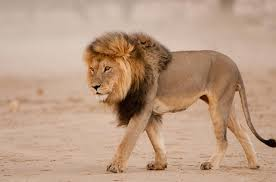
#> input picture read_only/lion.jpg, 276 x 182 px
$ jupyter execute Demo.ipynb
#> lines starting #> are read from the running program, lines starting #| are printed output that depends on the picture
# Pillow

[cell 1]
import PIL
from PIL import Image
from PIL import ImageFilter
from IPython.display import display

[cell 2]
orginal_lion = Image.open('read_only/lion.jpg')
#> orginal_lion is the input picture: PIL image 276x182 RGB; mean R, G, B 187.5, 156, 132.7
print(orginal_lion.format,orginal_lion.size,orginal_lion.mode)
#| JPEG (276, 182) RGB
display(orginal_lion)

# Thumbnail

[cell 3]
size = (128,128)
saved = "read_only/tumbnailLion.jpg"
try:
    orginal_image = Image.open('read_only/lion.jpg')
except:
    print("unable to load image")

orginal_image.thumbnail(size)
orginal_image.save(saved)
display(orginal_image)

# Gray Scale

[cell 4]
grayScale_lion = orginal_lion.convert("L")
grayScale_lion.save("read_only/grayScale_lion.jpg")
display(grayScale_lion)

 # Blure Filter

[cell 5]
blured_lion = orginal_lion.filter(ImageFilter.BLUR)
blured_lion.save('read_only/blured_lion.jpg')
display(blured_lion)

[cell 6]
blured_gray_lion = grayScale_lion.filter(ImageFilter.BLUR)
blured_gray_lion.save('read_only/blured_gray_lion.jpg')
display(blured_gray_lion)

# Contour Filter

[cell 7]
contour_lion = orginal_lion.filter(ImageFilter.CONTOUR)
contour_lion.save('read_only/contour_lion.jpg')
display(contour_lion)

# Detail Filter

[cell 8]
detail_lion = orginal_lion.filter(ImageFilter.DETAIL)
detail_lion.save('read_only/detail_lion.jpg')
display(orginal_lion)
display(detail_lion)

# Edge enhance Filter

[cell 9]
edgeEnhance_lion = orginal_lion.filter(ImageFilter.EDGE_ENHANCE)
edgeEnhance_lion.save('read_only/edgeEnhance_lion.jpg')
display(orginal_lion)
display(edgeEnhance_lion)

# Edge enhance more Filter

[cell 10]
edgeEnhanceMore_lion = orginal_lion.filter(ImageFilter.EDGE_ENHANCE_MORE)
edgeEnhanceMore_lion.save('read_only/edgeEnhanceMore_lion.jpg')
display(orginal_lion)
display(edgeEnhanceMore_lion)

# Emboss Filter

[cell 11]
emboss_lion = orginal_lion.filter(ImageFilter.EMBOSS)
emboss_lion.save('read_only/emboss_lion.jpg')
display(orginal_lion)
display(emboss_lion)

# Find Egages Filter

[cell 12]
findEgaes_lion = orginal_lion.filter(ImageFilter.FIND_EDGES)
findEgaes_lion.save('read_only/findEgaes_lion.jpg')
display(orginal_lion)
display(findEgaes_lion)

[cell 13]
findEgaes_grayScale_lion = grayScale_lion.filter(ImageFilter.FIND_EDGES)
findEgaes_grayScale_lion.save('read_only/findEgaes_grayScale_lion.jpg')
display(grayScale_lion)
display(findEgaes_grayScale_lion)

# Smooth Filter

[cell 14]
smooth_lion = orginal_lion.filter(ImageFilter.SMOOTH)
smooth_lion.save('read_only/smooth_lion.jpg')
display(orginal_lion)
display(smooth_lion)

# Smooth more Filter

[cell 15]
smoothMore_lion = orginal_lion.filter(ImageFilter.SMOOTH_MORE)
smoothMore_lion.save('read_only/smoothMore_lion.jpg')
display(orginal_lion)
display(smooth_lion)
display(smoothMore_lion)

# Sharpen Filter

[cell 16]
sharpen_lion = orginal_lion.filter(ImageFilter.SHARPEN)
sharpen_lion.save('read_only/sharpen_lion.jpg')
display(orginal_lion)
display(sharpen_lion)

# Crop

[cell 17]
orginal_lion.size
#> Out = (276, 182)

[cell 18]
croped = orginal_lion.crop((80,45,150,100))
display(croped)

# Resize

[cell 19]
resized_lion = orginal_lion.resize((500,500))
display(resized_lion)

# Drow Lines

[cell 20]
from PIL import ImageDraw

[cell 21]
image = orginal_lion.copy()
drow_lion = ImageDraw.Draw(image)
drow_lion.line((0,0,276,182),fill=(255,255,255))
drow_lion.line((0,182,276,0),fill=(255,255,255))
#image.show(drow_lion)

# Rotation

[cell 22]
rotated_lion_90 = orginal_lion.rotate(90)
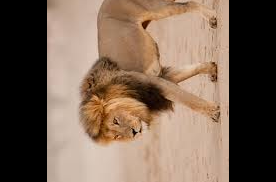
#> rotated_lion_90: PIL image 276x182 RGB; mean R, G, B 121.8, 100.4, 84.2
display(orginal_lion)
display(rotated_lion_90)

[cell 23]
rotated_lion_180 = orginal_lion.rotate(180)
display(orginal_lion)
display(rotated_lion_180)

# Transpose

[cell 24]
bildInRotated_lion_90 = orginal_lion.transpose(Image.ROTATE_90)
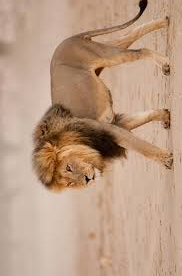
#> bildInRotated_lion_90: PIL image 182x276 RGB; mean R, G, B 187.5, 156, 132.7
display(orginal_lion)
display(bildInRotated_lion_90)

[cell 25]
bildInRotated_lion_180 = orginal_lion.transpose(Image.ROTATE_180)
display(orginal_lion)
display(bildInRotated_lion_180)

[cell 26]
bildInRotated_lion_270 = orginal_lion.transpose(Image.ROTATE_270)
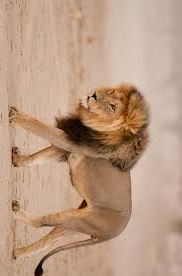
#> bildInRotated_lion_270: PIL image 182x276 RGB; mean R, G, B 187.5, 156, 132.7
display(orginal_lion)
display(bildInRotated_lion_270)

[cell 27]
flipLeftRight_lion = orginal_lion.transpose(Image.FLIP_LEFT_RIGHT)
display(orginal_lion)
display(flipLeftRight_lion)

[cell 28]
flipTopBottom_lion = orginal_lion.transpose(Image.FLIP_TOP_BOTTOM)
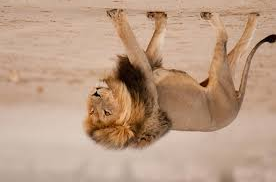
#> flipTopBottom_lion: PIL image 276x182 RGB; mean R, G, B 187.5, 156, 132.7
display(orginal_lion)
display(flipTopBottom_lion)

# new

[cell 29]
orginal_and_flipTopBottom_lion = Image.new('RGB',(orginal_lion.size[0],2*orginal_lion.size[1]),'white')
#> orginal_and_flipTopBottom_lion: PIL image 276x364 RGB; every value is 255
first_lion = (0,0)
second_lion = (0,orginal_lion.size[1])
#> second_lion = (0, 182)
orginal_and_flipTopBottom_lion.paste(orginal_lion,first_lion)
orginal_and_flipTopBottom_lion.paste(flipTopBottom_lion,second_lion)
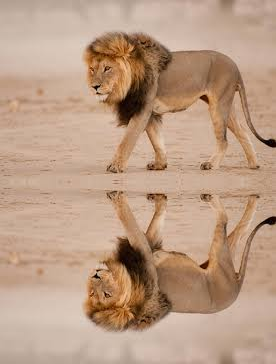
#> orginal_and_flipTopBottom_lion: PIL image 276x364 RGB; mean R, G, B 187.5, 156, 132.7
display(orginal_and_flipTopBottom_lion)

[cell 30]
from PIL import ImageEnhance

help(ImageEnhance.Brightness)

[cell 31]
enhancer = ImageEnhance.Brightness(orginal_lion)

[cell 32]
enhancer.enhance(0.5)
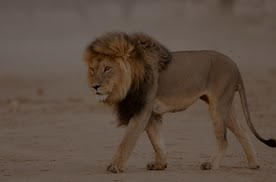
#> Out: PIL image 276x182 RGB; mean R, G, B 93.5, 77.7, 66.1

[cell 33]
images = []
for i in range(0,10):
    images.append(enhancer.enhance(i/10))
#> after the loop, images = 10 items
print(images)
#> (printed output is left out)

[cell 34]
contact_sheet = Image.new(orginal_lion.mode,(orginal_lion.width,10*orginal_lion.height))
#> contact_sheet: PIL image 276x1820 RGB; every value is 0

[cell 35]
current = 0
for img in images:
    contact_sheet.paste(img,(0,current))
    current += orginal_lion.height
#> this loop made 10 passes
#> current on passes 1 to 10: 182, 364, 546, 728, 910, 1092, 1274, 1456, 1638, 1820
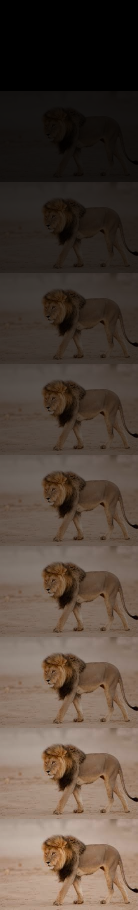
#> contact_sheet: PIL image 276x1820 RGB (shown at 1/2 size); mean R, G, B 84, 69.8, 59.4
#> after the loop, current = 1820
display(contact_sheet.resize((200,500)))
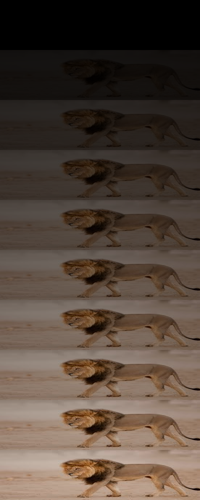
#> shown: PIL image 200x500 RGB; mean R, G, B 84, 69.8, 59.4

[cell 36]
contact_sheet2 = Image.new(orginal_lion.mode,(3*orginal_lion.width,3*orginal_lion.height))
#> contact_sheet2: PIL image 828x546 RGB; every value is 0

[cell 37]
x = 0
y = 0
for img in images[1:]:
    contact_sheet2.paste(img,(x,y))
    if x+orginal_lion.width >= contact_sheet2.width:
        x =0
        y += orginal_lion.height
    else:
        x += orginal_lion.width
#> this loop made 9 passes
#> (x, y) on passes 3, 6, 9: (0, 182), (0, 364), (0, 546)
#> x on passes 1, 2, 4, 5, 7, 8: 276, 552, 276, 552, 276, 552
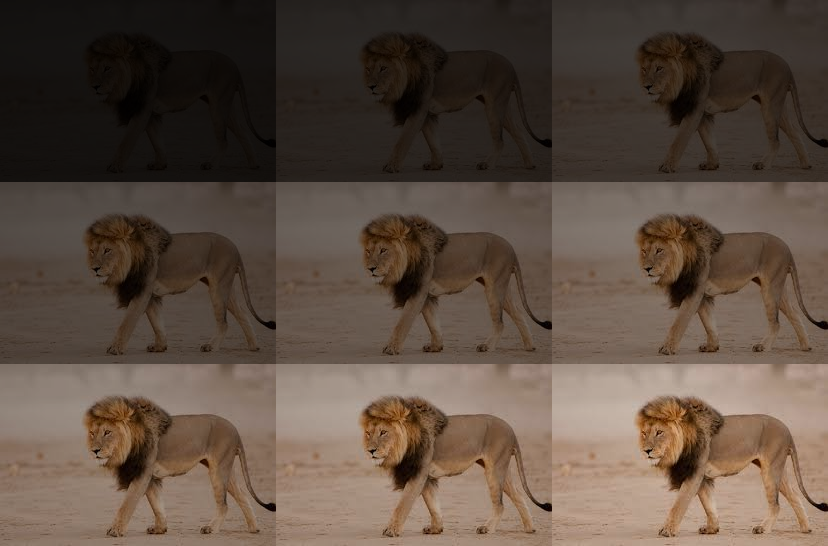
#> contact_sheet2: PIL image 828x546 RGB; mean R, G, B 93.4, 77.6, 66
#> after the loop, x = 0; y = 546

display(contact_sheet2.resize((500,500)))
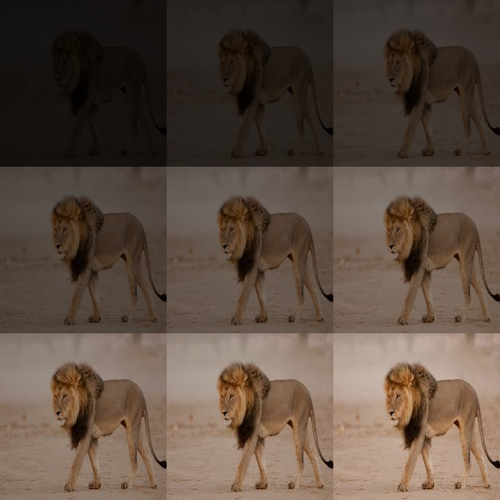
#> shown: PIL image 500x500 RGB; mean R, G, B 93.4, 77.6, 66
